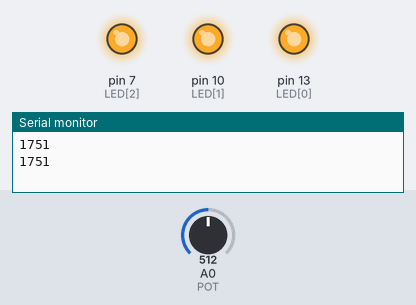
Simulated run of this sketch. Board: Arduino Uno, built with avr-gcc and run on an emulated ATmega328P. Parts: output pins drawn as LEDs (lit = HIGH), the last lines printed to the serial monitor. The inputs (shaded band) are chosen by the test bench; at power-on: A0 (POT) = 512.

Above: at 2.5 s.
2.6 s: A0 (POT) set to 122
At 3.1 s:
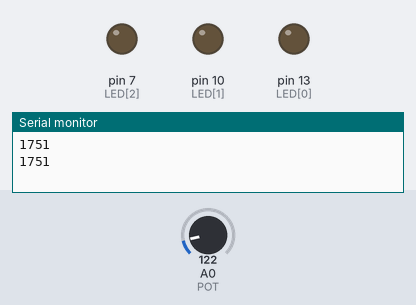
6.1 s: A0 (POT) set to 511
At 6.78 s:
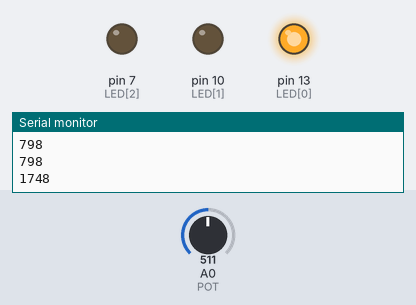
Timing chart, 0 to 15.6 s (numbered marks = the images above; inputs shaded):
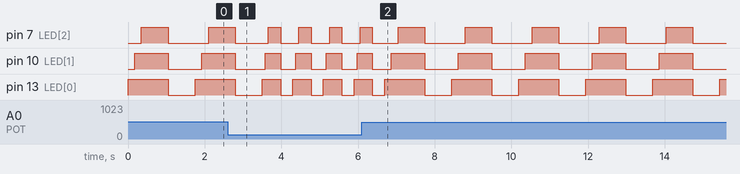

The sketch:

domino_pot.ino
```cpp
#include <TaskScheduler.h>

const byte LED[] = {13, 10, 7};
const byte POT = A0;

Scheduler runner;

void startCycle();
void onLED2() { digitalWrite(LED[1], HIGH); }
void onLED3() { digitalWrite(LED[2], HIGH); }
void offLEDs() { for (byte pin : LED) digitalWrite(pin, LOW); }

Task t1(1000, TASK_FOREVER, &startCycle, &runner, true);
Task t2(TASK_IMMEDIATE, TASK_ONCE, &onLED2, &runner);
Task t3(TASK_IMMEDIATE, TASK_ONCE, &onLED3, &runner);
Task t4(TASK_IMMEDIATE, TASK_ONCE, &offLEDs, &runner);

void startCycle() {
  unsigned long period = map(analogRead(POT), 0, 1023, 500, 3000);
  t1.setInterval(period);
  digitalWrite(LED[0], HIGH);
  t2.restartDelayed(period / 10);
  t3.restartDelayed(period / 5);
  t4.restartDelayed(period * 3 / 5);
  Serial.println(period);
}

void setup() {
  Serial.begin(115200);
  for (byte pin : LED) pinMode(pin, OUTPUT);
}

void loop() {
  runner.execute();
}
```

Measured:
- by itself, pin 7 (LED[2]): repeats every 1.7 s: HIGH 0.70 s, LOW 1.0 s
- by itself, pin 10 (LED[1]): repeats every 1.7 s: HIGH 0.87 s, LOW 0.87 s
- by itself, pin 13 (LED[0]): repeats every 1.7 s: HIGH 1.0 s, LOW 0.70 s
